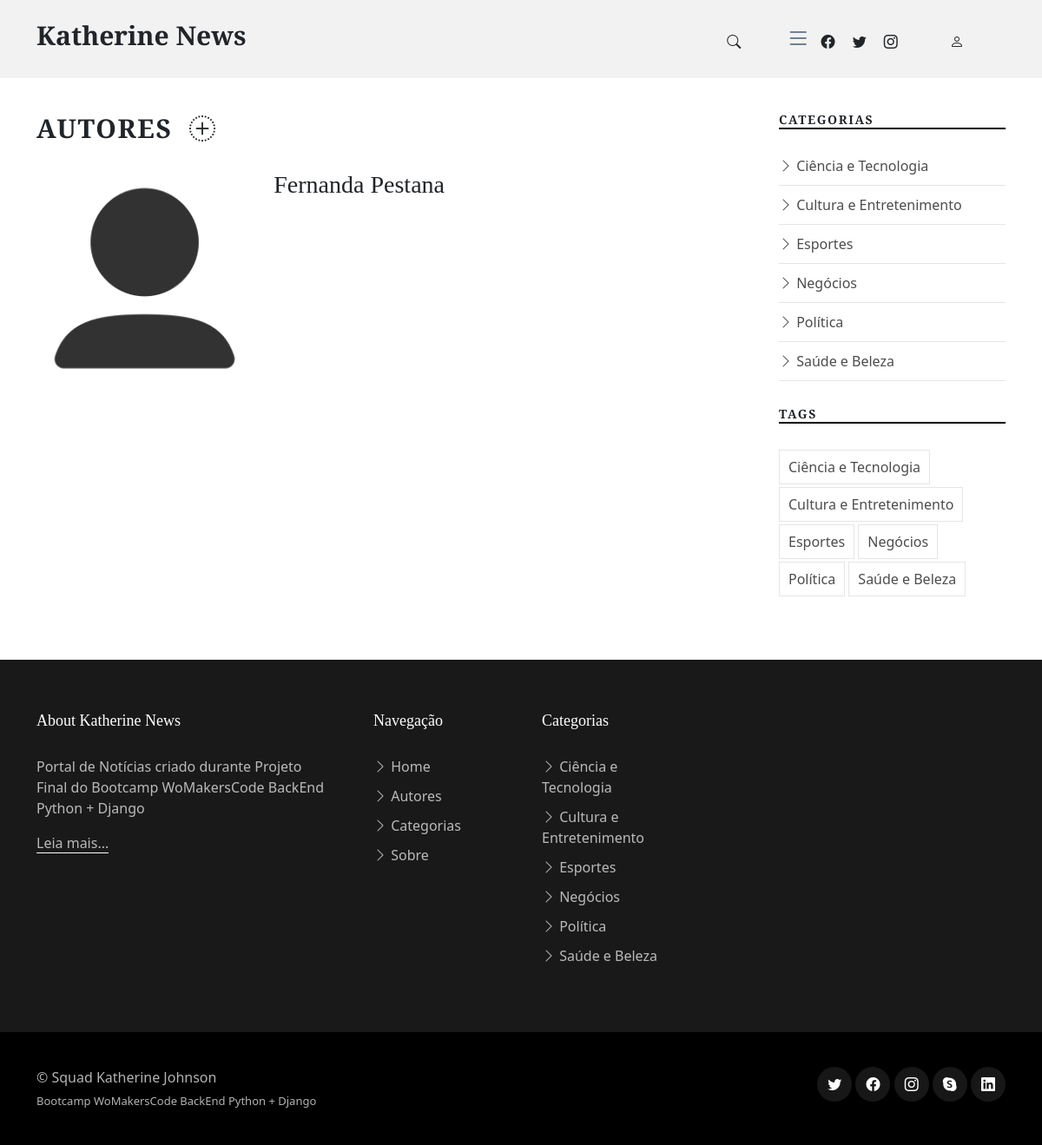
Screenshot of /authors/ with the database file from the repository.
### app_users/models.py (models this page shows, shortened)
class Author(models.Model):
    username = models.CharField(max_length=30, unique=True)
    email = models.EmailField(max_length=255, unique=True)
    password = models.CharField(max_length=100, verbose_name="Senha")
    name = models.CharField(max_length=255, null=True, blank=True, verbose_name="Nome")
    birth_date = models.DateTimeField(null=True, blank=True, verbose_name="Data de Nascimento")
    city = models.CharField(max_length=50, null=True, blank=True, verbose_name="Cidade")
    state = models.CharField(choices=STATE_CHOICES, max_length=2, null=True, blank=True, verbose_name="Estado")
    register_date = models.DateTimeField(auto_now_add=True, verbose_name="Data de Registro")
    image = models.ImageField(upload_to="images/", null=True, blank=True, verbose_name="Imagem de Perfil")

### app_authors/views.py (the view)
# urls.py: path("authors/", views.authors, name='authors'),
def authors(request):
    return render(request, 'authors.html', {'authors': Author.objects.all()})

### app_authors/templates/authors.html
{% extends "index.html" %}
{% block main-content %}
<section>
    <div class="container">
      <div class="row">
        <div class="col-md-9" data-aos="fade-up">
            <h3 class="category-title " style="font-size: 30px;">Autores
                <a href="/users/author" class="mr-5">
                    <span class="bi-plus-circle-dotted ml-5" style="margin:10px;" label="Adicionar Autor"></span>
                </a>
            </h3>
            <div class="row">
            {% for author in authors %}
                <div class="d-md-flex post-entry-2 small-img">
                    <a href="/category/{{author.id}}" class="me-4 thumbnail">
                      <img src="/media/{{author.image}}" alt="" class="img-fluid">
                    </a>
                    <div>
                      <h3><a href="/author/{{author.id}}">{{author.name}}</a></h3>
                    </div>
                  </div>
            {% endfor %}
            </div>
        </div>
        {% include "side-menu.html" %}
      </div>
    </div>
</section>
{% endblock %}

### templates/static/css/variables.css (style rules this page uses)
:root { --font-default: 'EB Garamond', system-ui, -apple-system, "Segoe UI", Roboto, "Helvetica Neue", Arial, "Noto Sans", "Liberation Sans", sans-serif, "Apple Color Emoji", "Segoe UI Emoji", "Segoe UI Symbol", "Noto Color Emoji"; --font-primary: 'EB Garamond', serif; --font-secondary: 'Inter', sans-serif; --color-default: #212529; --color-default-rgb: 33, 37, 41; --color-links: #212529; --color-links-hover: #15171a; --color-primary: #212529; --color-primary-light: #26282c; --color-primary-dark: #0b0c0e; --color-primary-rgb: 33, 37, 41; --color-primary-light-rgb: 38, 40, 44; --color-primary-dark-rgb: 11, 12, 14; --color-secondary: #596d80; --color-secondary-light: #8498aa; --color-secondary-dark: #404f5c; --color-secondary-rgb: 89, 109, 128; --color-secondary-light-rgb: 132, 152, 170; --color-secondary-dark-rgb: 64, 79, 92; --color-blue: #0d6efd; --color-blue-rgb: 13, 110, 253; --color-indigo: #6610f2; --color-indigo-rgb: 102, 16, 242; --color-purple: #6f42c1; --color-purple-rgb: 111, 66, 193; --color-pink: #f3268c; --color-pink-rgb: 243, 38, 140; --color-red: #df1529; --color-red-rgb: 223, 21, 4; --color-orange: #fd7e14; --color-orange-rgb: 253, 126, 20; --color-yellow: #ffc107; --color-yellow-rgb: 255, 193, 7; --color-green: #059652; --color-green-rgb: 5, 150, 82; --color-teal: #20c997; --color-teal-rgb: 32, 201, 151; --color-cyan: #0dcaf0; --color-cyan-rgb: 13, 202, 240; --color-white: #ffffff; --color-white-rgb: 255, 255, 255; --color-gray: #6c757d; --color-gray-rgb: 108, 117, 125; --color-black: #000000; --color-black-rgb: 0, 0, 0; }
:root { --bs-blue: var(--color-blue); --bs-indigo: var(--color-indigo); --bs-purple: var(--color-purple); --bs-pink: var(--color-pink); --bs-red: var(--color-red); --bs-orange: var(--color-orange); --bs-yellow: var(--color-yellow); --bs-green: var(--color-green); --bs-teal: var(--color-teal); --bs-cyan: var(--color-cyan); --bs-white: var(--color-white); --bs-gray: var(--color-gray); --bs-gray-dark: #343a40; --bs-gray-100: #f8f9fa; --bs-gray-200: #e9ecef; --bs-gray-300: #dee2e6; --bs-gray-400: #ced4da; --bs-gray-500: #adb5bd; --bs-gray-600: #6c757d; --bs-gray-700: #495057; --bs-gray-800: #343a40; --bs-gray-900: #212529; --bs-primary: var(--color-blue); --bs-secondary: var(--color-blue); --bs-success: #198754; --bs-info: #0dcaf0; --bs-warning: #ffc107; --bs-danger: #dc3545; --bs-light: #f8f9fa; --bs-dark: #212529; --bs-primary-rgb: var(--color-primary-rgb); --bs-secondary-rgb: var(--color-secondary-rgb); --bs-success-rgb: 25, 135, 84; --bs-info-rgb: 13, 202, 240; --bs-warning-rgb: 255, 193, 7; --bs-danger-rgb: 220, 53, 69; --bs-light-rgb: 248, 249, 250; --bs-dark-rgb: 33, 37, 41; --bs-white-rgb: var(--color-white-rgb); --bs-black-rgb: var(--color-black-rgb); --bs-body-color-rgb: var(--color-default-rgb); --bs-body-bg-rgb: 255, 255, 255; --bs-font-sans-serif: var(--font-default); --bs-font-monospace: SFMono-Regular, Menlo, Monaco, Consolas, "Liberation Mono", "Courier New", monospace; --bs-gradient: linear-gradient(180deg, rgba(255, 255, 255, 0.15), rgba(255, 255, 255, 0)); --bs-body-font-family: var(--font-default); --bs-body-font-size: 1rem; --bs-body-font-weight: 400; --bs-body-line-height: 1.5; --bs-body-color: var(--color-default); --bs-body-bg: #fff; }

### templates/static/css/main.css (style rules this page uses)
:root { scroll-behavior: smooth; }
body { color: rgba(var(--color-primary-rgb), 1); }
a { color: var(--color-links); text-decoration: none; }
h1, h2, h3, h4, h5, h6 { font-family: var(--font-primary); }
section { padding: 40px 0; overflow: hidden; }
section { scroll-margin-top: 70px; }
.post-entry-2 { margin-bottom: 30px; }
.post-entry-2 .thumbnail { flex: 0 0 65%; }
.post-entry-2.small-img .thumbnail { flex: 0 0 30%; }
.aside-title, .category-title { text-transform: uppercase; letter-spacing: 0.1rem; font-size: 14px; font-weight: 700; margin-bottom: 30px; border-bottom: 2px solid var(--color-black); }
.category-title { border-bottom: none; }

### rows the page displays
Author: image (picture), name "Fernanda Pestana"
